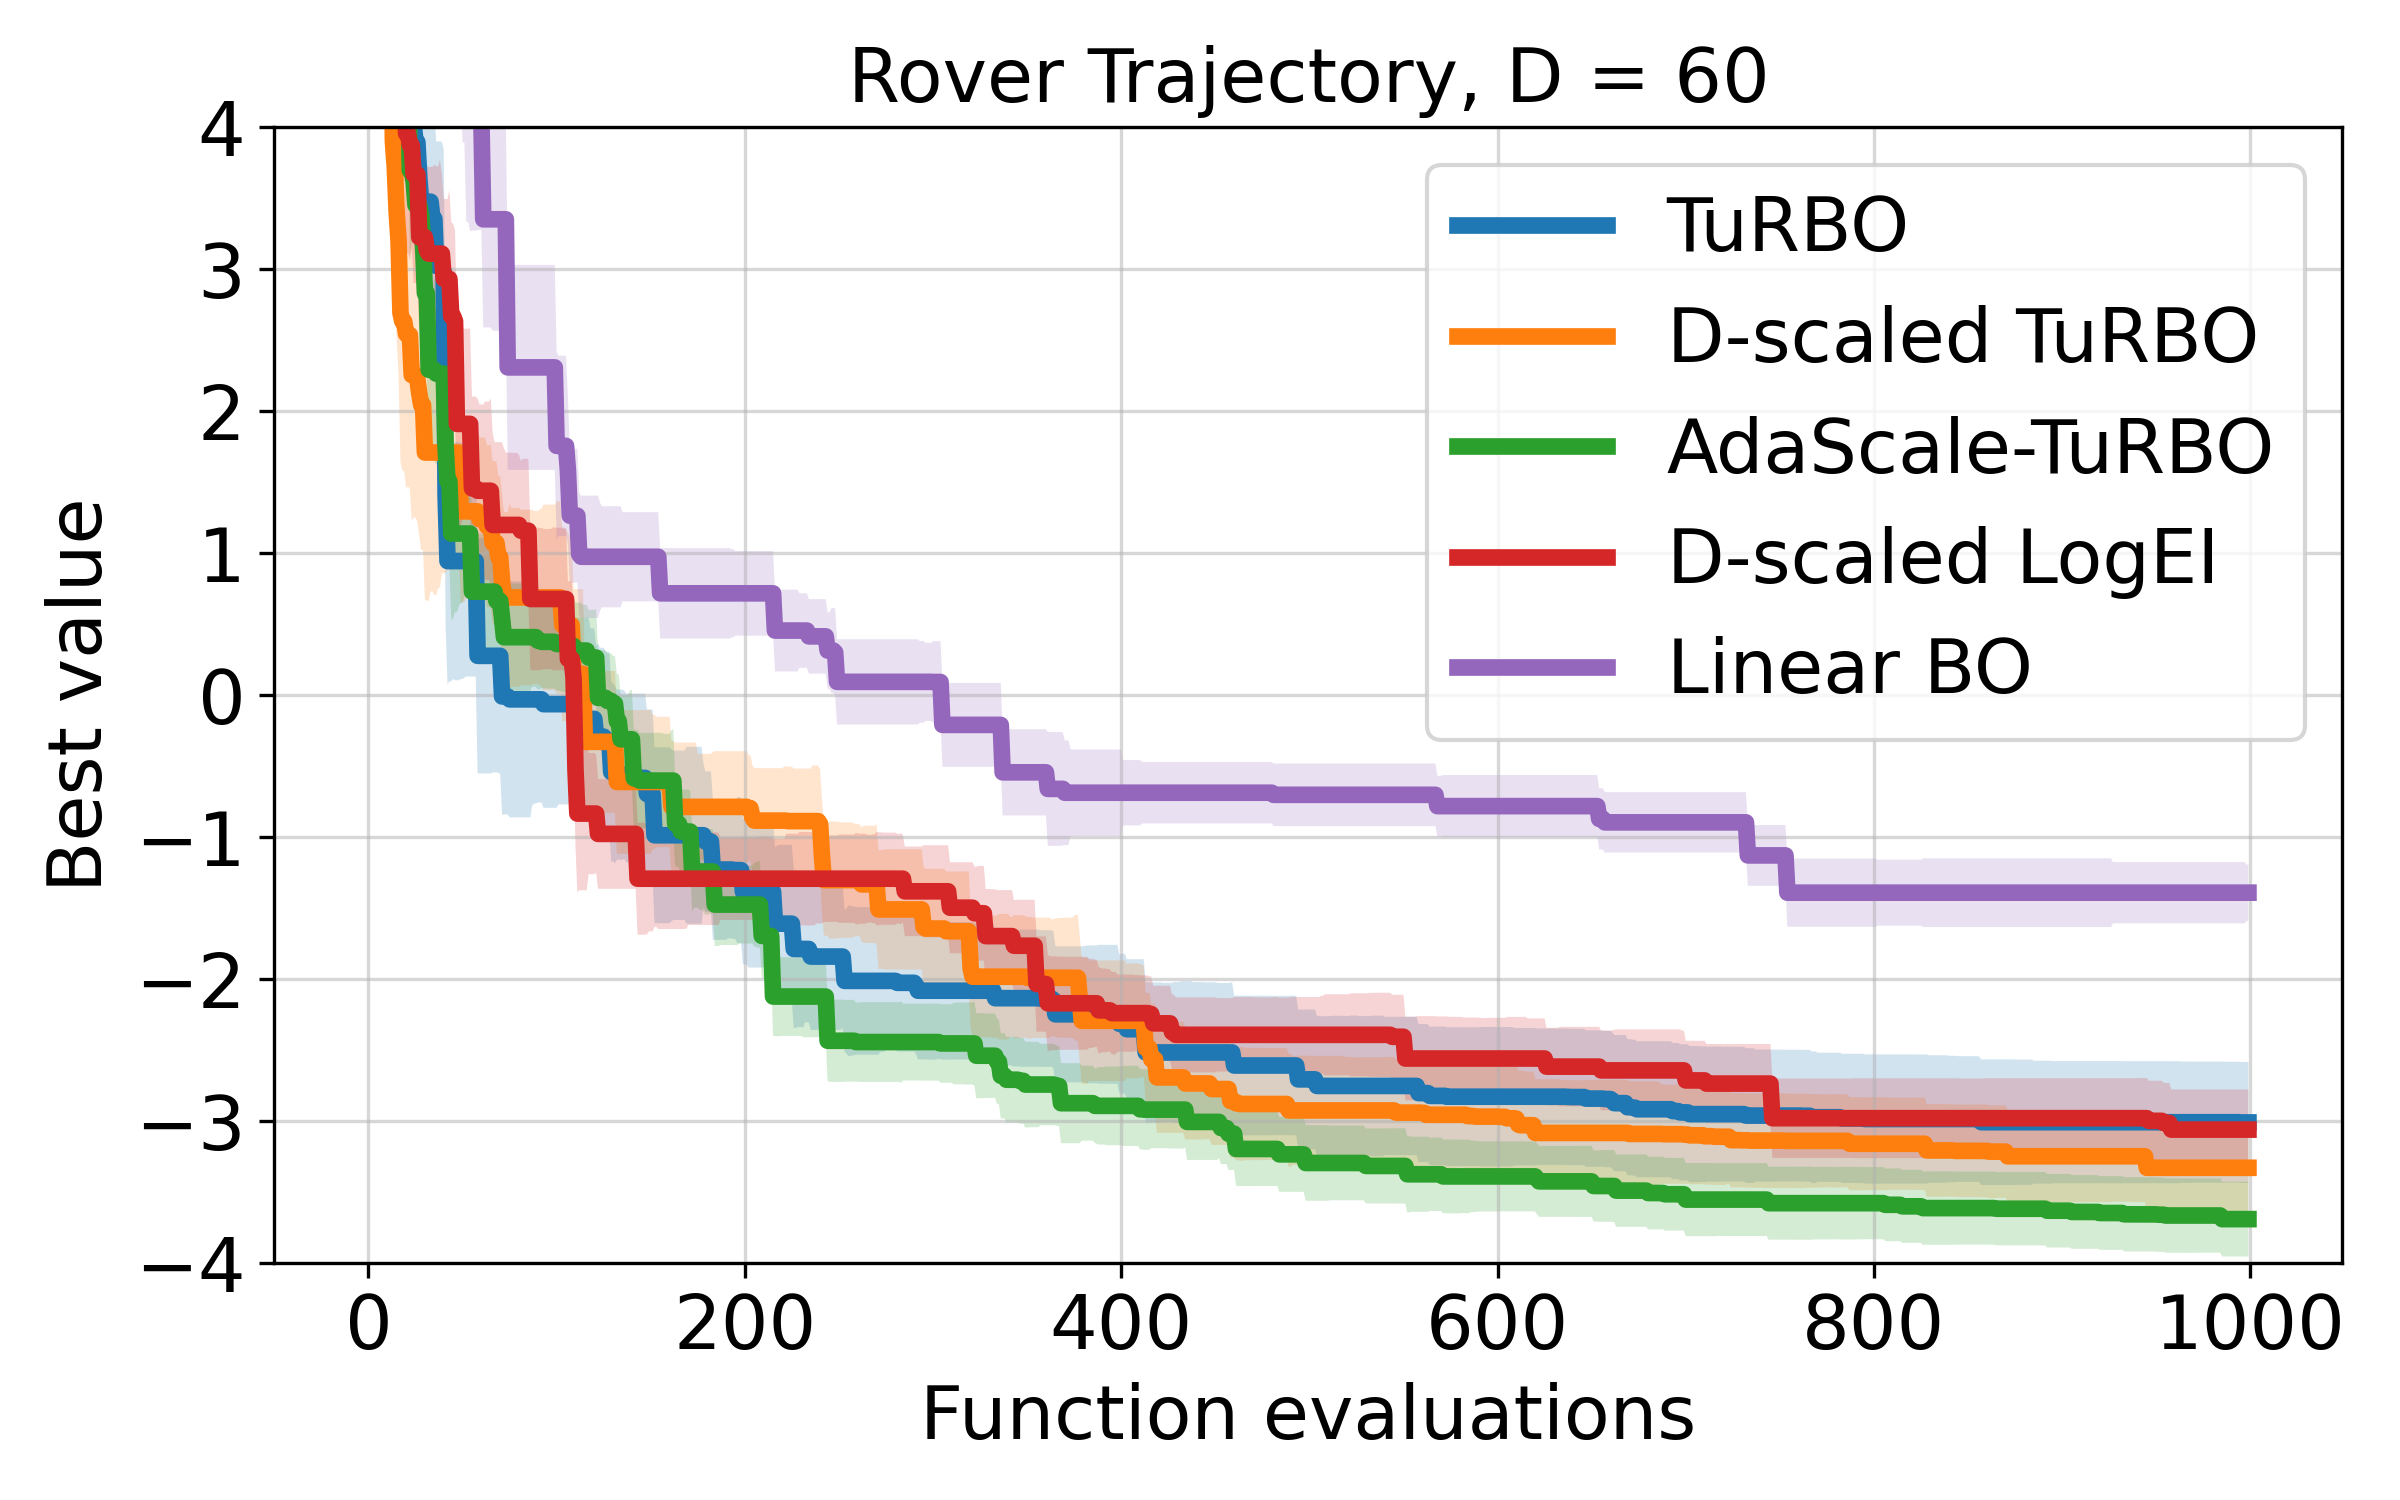

Reproduce this figure in Python.
#!/usr/bin/env python3
# -*- coding: utf-8 -*-
"""
Created on Sat Oct 11 21:08:56 2025

@author: jontwt
"""

import torch
import matplotlib.pyplot as plt
import numpy as np
replicate = 10
fontsize=18
linewidth=4
x = np.arange(0,1000,1)

turbo_original = -torch.load('/fs/ess/PAS2983/jontwt/Lengthscale_init/Rover/Results/Turbo_Rover_regret.pt')[0:replicate]
turbo_lognormal = -torch.load('/fs/ess/PAS2983/jontwt/Lengthscale_init/Rover/Results/Turbo_lognormal_Rover_regret.pt')[0:replicate]
turbo_lognormal_new = -torch.load('/fs/ess/PAS2983/jontwt/Lengthscale_init/Rover/Results/Turbo_lognormal_new_Rover_regret.pt')[0:replicate]
vanilla = -torch.load('/fs/ess/PAS2983/jontwt/Lengthscale_init/Rover/Results/Rover_Vanilla_regret.pt')[0:replicate,0:1000]
linear = -torch.load('/fs/ess/PAS2983/jontwt/Lengthscale_init/Rover/Results/Rover_linear_BO_regret.pt')[0:replicate,0:1000]


turbo_original_mean = torch.quantile(turbo_original, q=0.5, dim=0)
turbo_lognormal_mean = torch.quantile(turbo_lognormal, q=0.5, dim=0)
turbo_lognormal_new_mean = torch.quantile(turbo_lognormal_new, q=0.5, dim=0)
vanilla_mean = torch.quantile(vanilla, q=0.5, dim=0)
linear_mean = torch.quantile(linear, q=0.5, dim=0)

turbo_original_std = turbo_original.std(dim=0) / replicate**0.5
turbo_lognormal_std = turbo_lognormal.std(dim=0)/ replicate**0.5
turbo_lognormal_new_std = turbo_lognormal_new.std(dim=0)/ replicate**0.5
vanilla_std = vanilla.std(dim=0)/ replicate**0.5
linear_std = linear.std(dim=0)/ replicate**0.5


plt.figure(figsize = (8,5), dpi = 300)

plt.plot(turbo_original_mean, label='TuRBO', linewidth=linewidth)
plt.plot(turbo_lognormal_mean, label = 'D-scaled TuRBO', linewidth=linewidth)
plt.plot(turbo_lognormal_new_mean, label='AdaScale-TuRBO', linewidth=linewidth)
plt.plot(vanilla_mean, label='D-scaled LogEI', linewidth=linewidth)


plt.plot(linear_mean, label='Linear BO', linewidth=linewidth)



plt.fill_between(x, turbo_original_mean - turbo_original_std, turbo_original_mean + turbo_original_std,  alpha=0.2)
plt.fill_between(x, turbo_lognormal_mean - turbo_lognormal_std, turbo_lognormal_mean + turbo_lognormal_std,  alpha=0.2)
plt.fill_between(x, turbo_lognormal_new_mean - turbo_lognormal_new_std, turbo_lognormal_new_mean + turbo_lognormal_new_std,  alpha=0.2)
plt.fill_between(x, vanilla_mean - vanilla_std, vanilla_mean + vanilla_std,  alpha=0.2)
# plt.fill_between(x, vanilla_RAASP_mean - vanilla_RAASP_std, vanilla_RAASP_mean + vanilla_RAASP_std,  alpha=0.2)
plt.fill_between(x, linear_mean - linear_std, linear_mean + linear_std,  alpha=0.2)
# plt.fill_between(x, turbo_mixed_mean - turbo_mixed_std, turbo_mixed_mean + turbo_mixed_std,  alpha=0.2)


plt.legend(fontsize=fontsize)
plt.xlabel('Function evaluations',fontsize=fontsize)
plt.ylabel('Best value',fontsize=fontsize)
plt.ylim(-4,4)
plt.title('Rover Trajectory, D = 60', fontsize=fontsize)
plt.grid(alpha=0.5)
plt.xticks(fontsize=fontsize)
plt.yticks(fontsize=fontsize)
plt.tight_layout()
plt.savefig('Rover.png')
